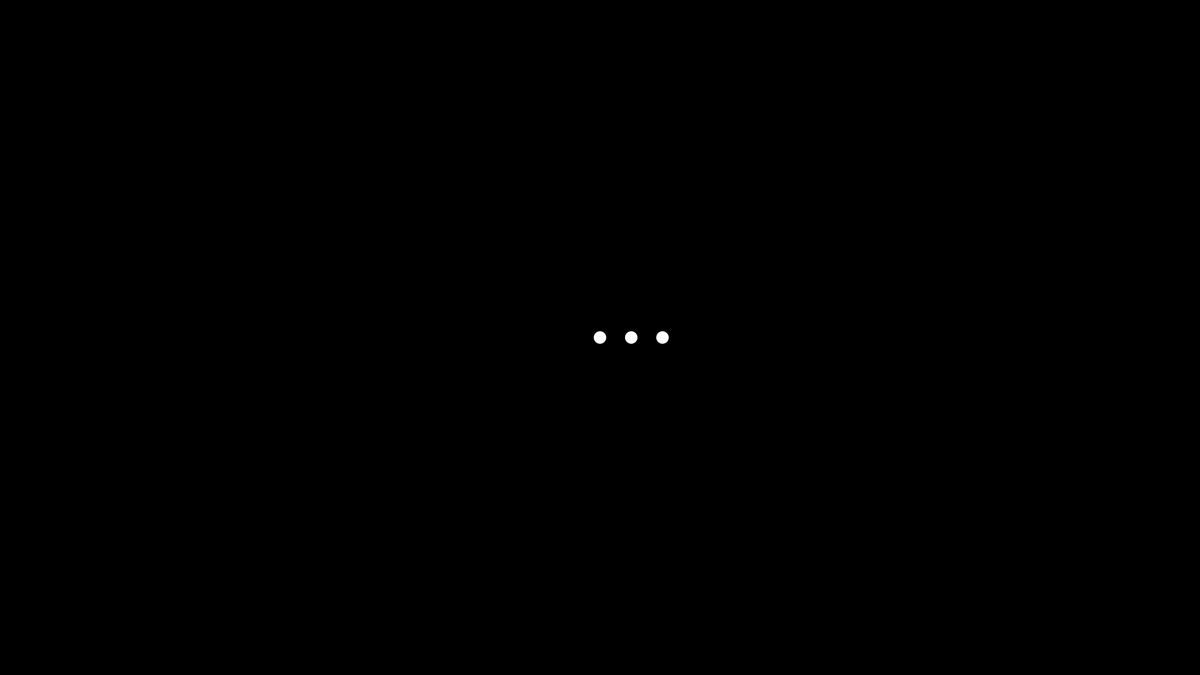
Frame 1 (no input)
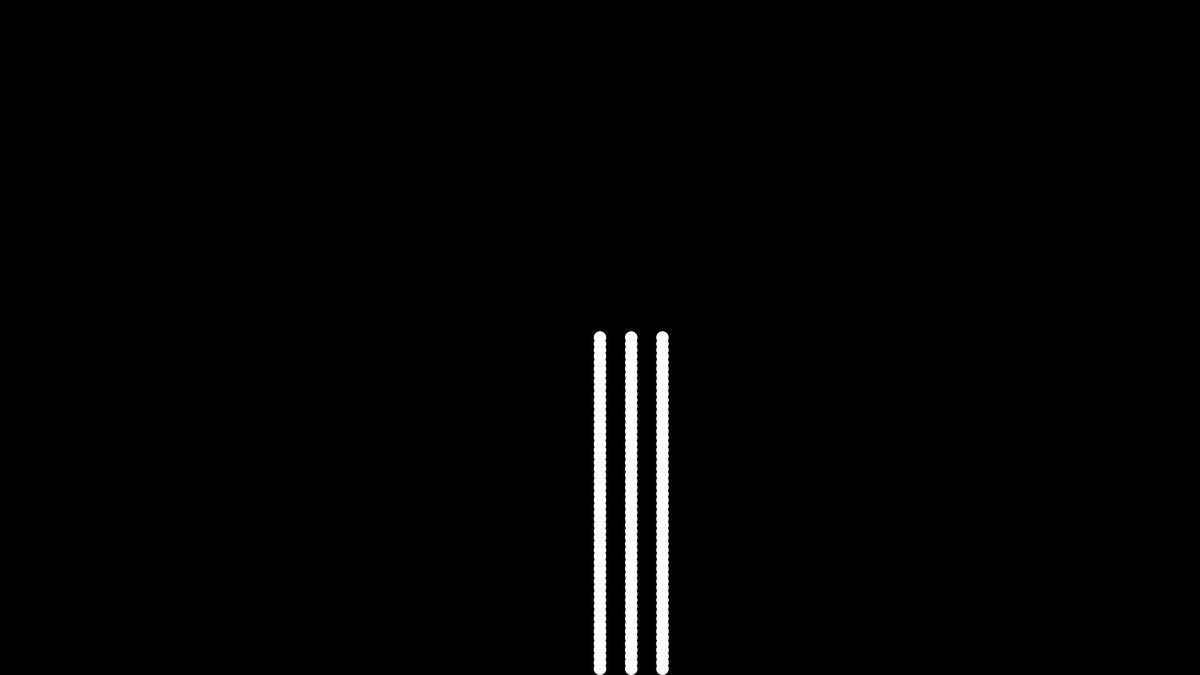
Frame 60 (the mouse pressed at the canvas centre just before this capture)
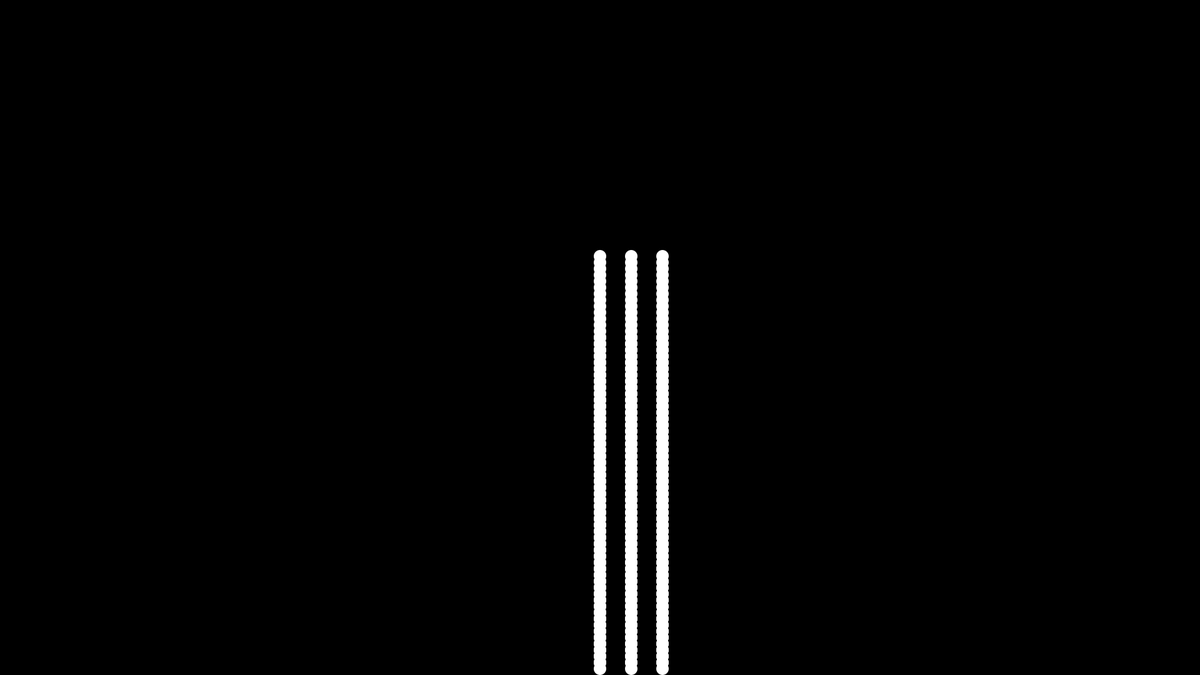
Frame 120 (the mouse held since frame 60 and released just before this capture)

The Processing sketch that drew these frames (run headless with seeded random() and noise(); from frame 60 on, the mouse is pressed at the canvas centre):

// Processing sketch: new_sketch
// ── new_sketch.pde
// Code the fllowing in a new Processing sketch and do not worry about NOT understanding everything!
int xspeed, yspeed;
int xpos, ypos, wdth, ht;
void setup(){
  size(1920, 1080);
  background(0);
  xspeed = 0;
  yspeed = 10;
  wdth = 10*2;
  ht = 10*2;
  noStroke();
  xpos = width/2;
  ypos = height/2;
  frameRate(25);
}
void draw(){
//  background(255); 
  fill(255);
   ellipse(xpos, ypos, wdth, ht);
  ellipse(xpos+50, ypos, wdth, ht);
  ellipse(xpos+100, ypos, wdth, ht);
  xpos += xspeed;
  ypos += yspeed;
  if (xpos >=width-wdth/2 || xpos <=wdth/2){
    xspeed *= -1;
  }
  if (ypos >=height-ht/2 || ypos<=ht/2){
    yspeed = yspeed * -1+1/3; 
  }
  println(frameCount);
  
  
  
  
  

}
